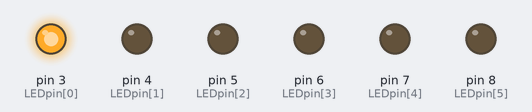
Bench run of a sketch on a simulated Arduino Uno, built with avr-gcc and run on an emulated ATmega328P. Parts: output pins drawn as LEDs (lit = HIGH). Random numbers use the default seed unless the sketch sets one.

Above: at 0.01 s.
At 1.2 s:
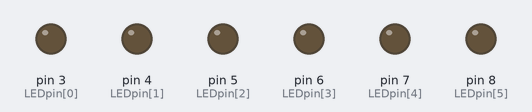
At 6.15 s:
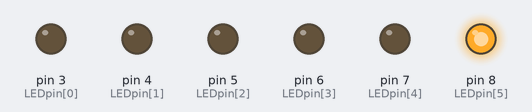
At 11.15 s:
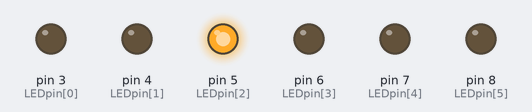
At 20.55 s:
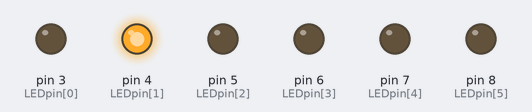
At 39.95 s:
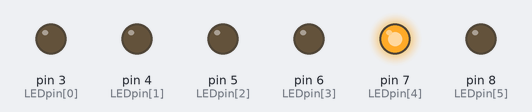
Timing chart, 0 to 40.0 s (numbered marks = the images above):
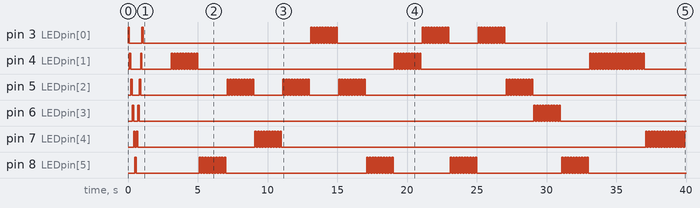

Measured:
- by itself, pin 3 (LEDpin[0]): HIGH → LOW at 0.10 s, → HIGH 0.90 s later, → LOW 0.10 s later, → HIGH 12.0 s later, … (63 changes in this stretch)
- by itself, pin 4 (LEDpin[1]): HIGH → LOW at 0.20 s, → HIGH 0.70 s later, → LOW 0.10 s later, → HIGH 2.1 s later, … (83 changes in this stretch)
- by itself, pin 5 (LEDpin[2]): HIGH → LOW at 0.30 s, → HIGH 0.50 s later, → LOW 0.10 s later, → HIGH 6.2 s later, … (83 changes in this stretch)
- by itself, pin 6 (LEDpin[3]): goes LOW 0.30 s, HIGH 0.10 s, LOW 28.3 s, 9 × (HIGH 0.10 s, LOW 0.10 s), HIGH 0.10 s, then LOW
- by itself, pin 7 (LEDpin[4]): HIGH → LOW at 0.50 s, → HIGH 0.10 s later, → LOW 0.10 s later, → HIGH 8.4 s later, … (52 changes in this stretch)
- by itself, pin 8 (LEDpin[5]): HIGH → LOW at 0.60 s, → HIGH 4.5 s later, → LOW 0.10 s later, → HIGH 0.10 s later, … (81 changes in this stretch)

The sketch:

misc_Random_Blink_1_LED_of6.ino
```cpp
int LEDpin[] = {3, 4, 5, 6, 7, 8};
int randomLED;
int ledState = LOW;

unsigned long millisBetweenSelect = 2000;
unsigned long blinkMillis = 100;
unsigned long previousMillisBS;
unsigned long previousMillis;

void setup() {
  //Serial.begin(9600); //uncomment for testing
  for (int i = 0; i < 6; i++) {
    pinMode(LEDpin[i], OUTPUT);
  }
  randomLED = LEDpin[random(0, 6)];
  startupSequence();
  delay(2000);
}

void loop() {
  blinkLED();
}

void blinkLED() {
  unsigned long currentMillis = millis();
  if ((currentMillis - previousMillisBS) >= millisBetweenSelect) {
    previousMillisBS = currentMillis;
    digitalWrite(randomLED, LOW);
    randomLED = LEDpin[random(0, 6)];
  }
  if ((currentMillis - previousMillis) >= blinkMillis) {
    previousMillis = currentMillis;
    if (ledState == LOW) {
      ledState = HIGH;
    } else {
      ledState = LOW;
    }
  }
  digitalWrite(randomLED, ledState);
}

void startupSequence() {
  for (int i = 0; i < 6; i++) {
    digitalWrite(LEDpin[i], HIGH);
    delay(100);
    digitalWrite(LEDpin[i], LOW);
  }
  for (int i = 4; i >= 0; i--) {
    digitalWrite(LEDpin[i], HIGH);
    delay(100);
    digitalWrite(LEDpin[i], LOW);
  }
}
```
